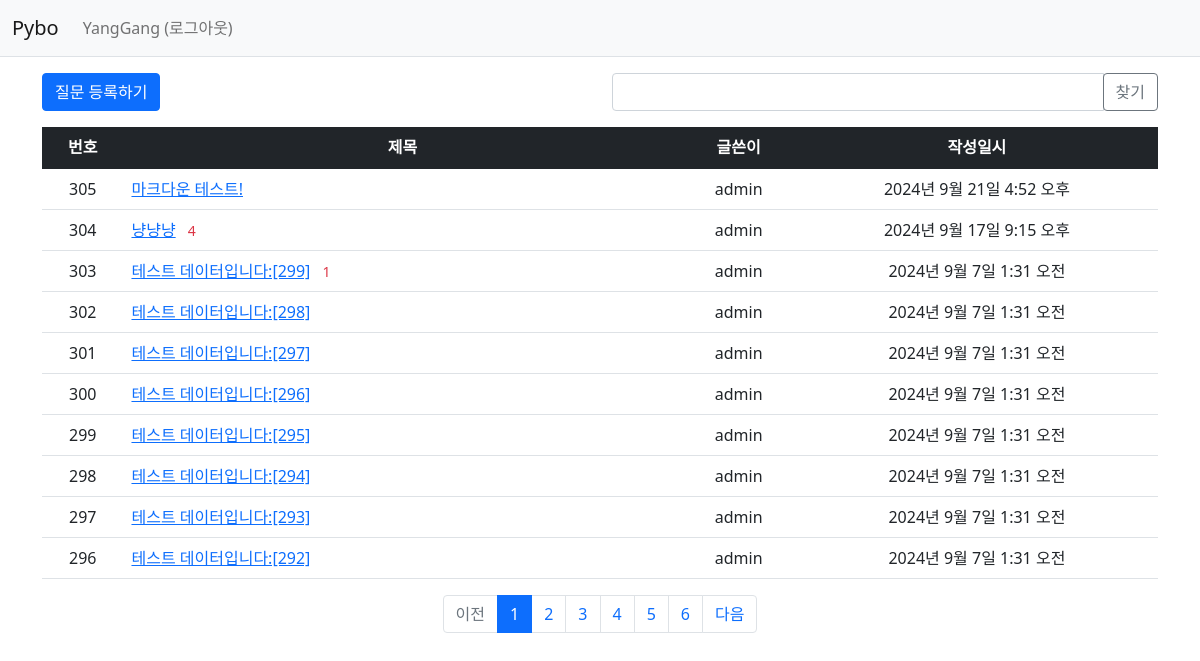
Page /pybo/ (signed in) on the committed database.
### pybo/models.py (models this page shows, shortened)
class Question(models.Model):
    author = models.ForeignKey(User, on_delete=models.CASCADE, related_name="author_question")
    subject = models.CharField(max_length=200)
    content = models.TextField()
    create_date = models.DateTimeField()
    modify_date = models.DateTimeField(null=True, blank=True)
    voter = models.ManyToManyField(User, related_name="voter_question")

### pybo/views/base_views.py (the view, shortened to what this page needs)
# urls.py: path('', base_views.index, name="index"), # '/'에 해당하는 path
def index(request):
    page = request.GET.get("page", '1')
    kw = request.GET.get('kw', '')
    question_list = Question.objects.order_by("-create_date")
    paginator = Paginator(question_list, 10)
    page_obj = paginator.get_page(page)
    context = {"question_list": page_obj, 'page':page, 'kw':kw}
    return render(request, "pybo/question_list.html", context)

### pybo/templatetags/pybo_filter.py (called while the page is built)
@register.filter
def sub(value, arg):
    return value - arg

### templates/pybo/question_list.html (shortened to what this page needs)
{% extends "base.html" %}
{% load pybo_filter %}
{% block content %}
<div class="container my-3">
    <div class="row my-3">
        <div class="col-6">
            <a href="{% url 'pybo:question_create' %}" class="btn btn-primary">질문 등록하기</a>
        </div>
        <div class="col-6">
            <div class="input-group">
                <input type="text" id="search_kw" class="form-control" value="{{ kw|default_if_none:'' }}">
                <div class="input-group-append">
                    <button class="btn btn-outline-secondary" type="button" id="btn_search">찾기</button>
                </div>
            </div>
        </div>
    </div>
    <table class="table">
        <thead>
        <tr class="text-center table-dark">
            <th>번호</th>
            <th style="width:50%">제목</th>
            <th>글쓴이</th>
            <th>작성일시</th>
        </tr>
        </thead>
        <tbody>
        {% if question_list %}
        {% for question in question_list %}
        <tr class="text-center">
            <td>
                {{ question_list.paginator.count|sub:question_list.start_index|sub:forloop.counter0|add:1 }}
            </td>
            <td class="text-start">
                <a href="{% url 'pybo:detail' question.id %}">{{ question.subject }}</a>
                {% if question.answer_set.count > 0 %}
                <span class="text-danger small mx-2">{{ question.answer_set.count }}</span>
                {% endif %}
            </td>
            <td>{{ question.author.username }}</td>
            <td>{{ question.create_date }}</td>
        </tr>
        {% endfor %}
        {% else %}
        <tr>
            <td colspan="4">질문이 없습니다.</td>
        </tr>
        {% endif %}
        </tbody>
    </table>
    <ul class="pagination justify-content-center">
        {% if question_list.has_previous %}
        <li class="page-item">
            <a class="page-link" data-page="{{ question_list.previous_page_number }}"
               href="javascript:void(0)">이전</a>
        </li>
        {% else %}
        <li class="page-item disabled">
            <a class="page-link" tabindex="-1" aria-disabled="true" href="#">이전</a>
        </li>
        {% endif %}
        {% for page_number in question_list.paginator.page_range %}
        {% if page_number >= question_list.number|add:-5 and page_number <= question_list.number|add:5 %}
        {% if page_number == question_list.number %}
        <li class="page-item active" aria-current="page">
            <a class="page-link" data-page="{{ page_number }}"
               href="javascript:void(0)">{{ page_number }}</a>
        </li>
        {% else %}
        <li class="page-item">
            <a class="page-link" data-page="{{ page_number }}"
               href="javascript:void(0)">{{ page_number }}</a>
        </li>
        {% endif %}
        {% endif %}
        {% endfor %}
        {% if question_list.has_next %}
        <li class="page-item">
                <a class="page-link" data-page="{{ question_list.next_page_number }}"
                   href="javascript:void(0)">다음</a></li>
        {% else %}
            <li class="page-item disabled">
                <a class="page-link" tabindex="-1" aria-disabled="true"
                   href="javascript:void(0)">다음</a></li>
        {% endif %}
    </ul>
</div>
{% endblock %}

### templates/navbar.html (shortened to what this page needs)
<nav class="navbar navbar-expand-lg navbar-light bg-light border-bottom">
    <div class="container-fluid">
        <a class="navbar-brand" href="{% url 'pybo:index' %}">Pybo</a>
        <div class="collapse navbar-collapse" id="navbarSupportedContent">
            <ul class="navbar-nav">
                <li class="nav-item">
                    {% if user.is_authenticated %}
                    <a class="nav-link" href="{% url 'common:logout' %}">{{ user.username }} (로그아웃) </a>
                    {% else %}
                    <a class="nav-link" href="{% url 'common:login' %}">로그인</a>
                    {% endif %}
                </li>
            </ul>
        </div>
    </div>
</nav>

### rows in the picture
Question: paginator.count|sub "305", subject "마크다운 테스트!", author.username "admin", create_date "2024년 9월 21일 4:52 오후"
Question: paginator.count|sub "304", subject "냥냥냥", answer_set.count "4", author.username "admin", create_date "2024년 9월 17일 9:15 오후"
Question: paginator.count|sub "303", subject "테스트 데이터입니다:[299]", answer_set.count "1", author.username "admin", create_date "2024년 9월 7일 1:31 오전"
Question: paginator.count|sub "302", subject "테스트 데이터입니다:[298]", author.username "admin", create_date "2024년 9월 7일 1:31 오전"
Question: paginator.count|sub "301", subject "테스트 데이터입니다:[297]", author.username "admin", create_date "2024년 9월 7일 1:31 오전"
Question: paginator.count|sub "300", subject "테스트 데이터입니다:[296]", author.username "admin", create_date "2024년 9월 7일 1:31 오전"
Question: paginator.count|sub "299", subject "테스트 데이터입니다:[295]", author.username "admin", create_date "2024년 9월 7일 1:31 오전"
Question: paginator.count|sub "298", subject "테스트 데이터입니다:[294]", author.username "admin", create_date "2024년 9월 7일 1:31 오전"
Question: paginator.count|sub "297", subject "테스트 데이터입니다:[293]", author.username "admin", create_date "2024년 9월 7일 1:31 오전"
Question: paginator.count|sub "296", subject "테스트 데이터입니다:[292]", author.username "admin", create_date "2024년 9월 7일 1:31 오전"

### other values in the picture
{{ user.username }} "YangGang"
{{ page_number }} "1"
{{ page_number }} "2" "3" "4" "5" "6"
